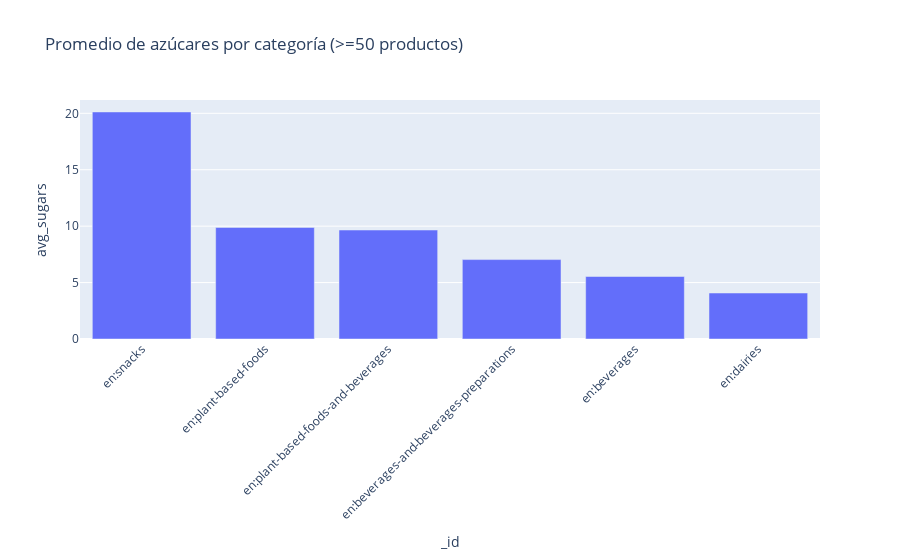

Write notebook code for a chart like this one.
### Markdown cell above
## Promedio de azúcar por categoría (top 20, con mínimo 100 productos)

### Code cell
category_count = 50 #Si la ejecución no devuelve un gráfico, disminuir este número
pipeline = [
    {"$match": {"nutriments.sugars_100g": {"$exists": True, "$ne": None}}}, 
    {"$unwind": "$categories_tags"},
    {"$group": {"_id": "$categories_tags", "avg_sugars": {"$avg": "$nutriments.sugars_100g"}, "count": {"$sum": 1}}},
    {"$match": {"count": {"$gte": category_count}}}, 
    {"$sort": {"avg_sugars": -1}},
    {"$limit": 20}
]

res = list(col.aggregate(pipeline))
df_cat = pd.DataFrame(res)
fig = px.bar(df_cat, x="_id", y="avg_sugars", title=f"Promedio de azúcares por categoría (>={category_count} productos)")
fig.update_layout(xaxis_tickangle=-45)
fig.show()

### Figure 1 — Plotly figure (JSON) as saved in the notebook; plotly's stock layout.template omitted (floating-point values rounded to 4 significant figures)
{"data": [{"hovertemplate": "_id=%{x}<br>avg_sugars=%{y}<extra></extra>", "legendgroup": "", "marker": {"color": "#636efa", "pattern": {"shape": ""}}, "name": "", "orientation": "v", "showlegend": false, "textposition": "auto", "type": "bar", "x": ["en:snacks", "en:plant-based-foods", "en:plant-based-foods-and-beverages", "en:beverages-and-beverages-preparations", "en:beverages", "en:dairies"], "xaxis": "x", "y": [20.12, 9.886, 9.657, 7.038, 5.537, 4.075], "yaxis": "y"}], "layout": {"barmode": "relative", "legend": {"tracegroupgap": 0}, "title": {"text": "Promedio de azúcares por categoría (>=50 productos)"}, "xaxis": {"anchor": "y", "domain": [0, 1], "tickangle": -45, "title": {"text": "_id"}}, "yaxis": {"anchor": "x", "domain": [0, 1], "title": {"text": "avg_sugars"}}}}
